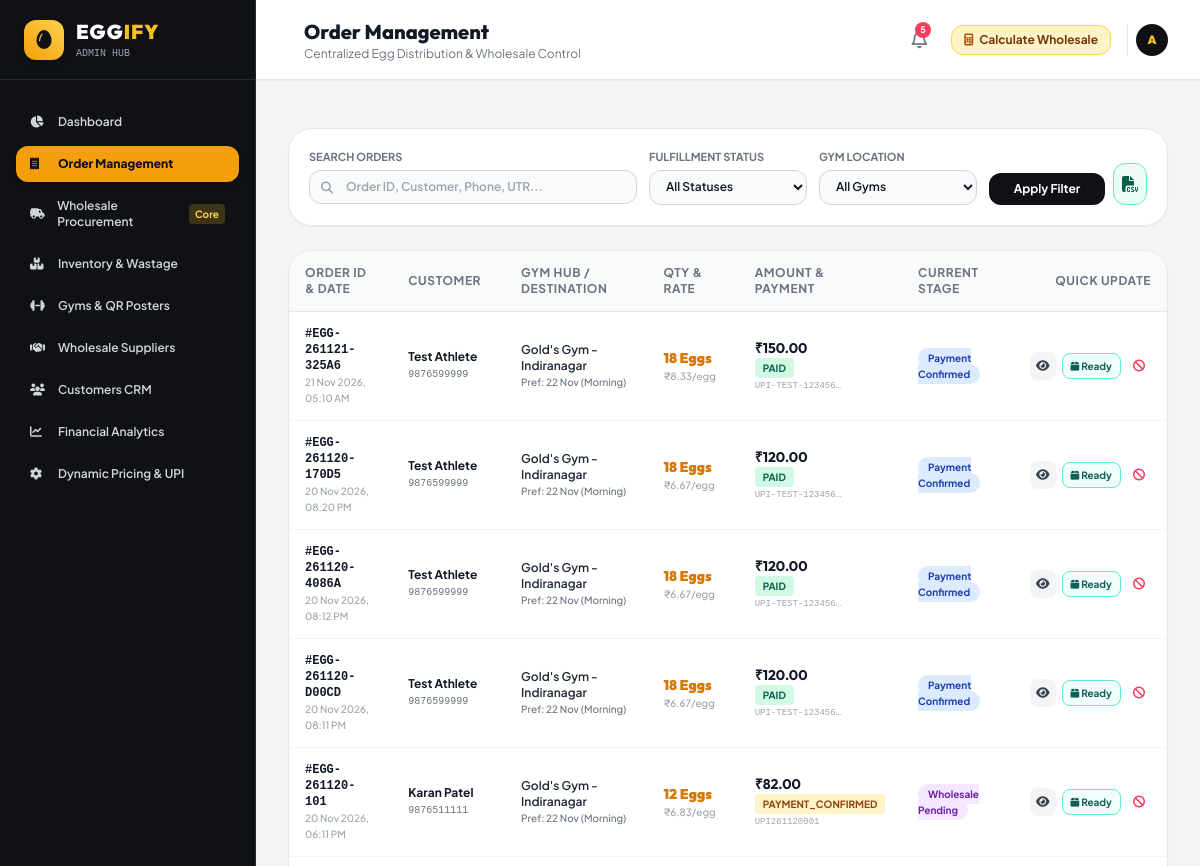
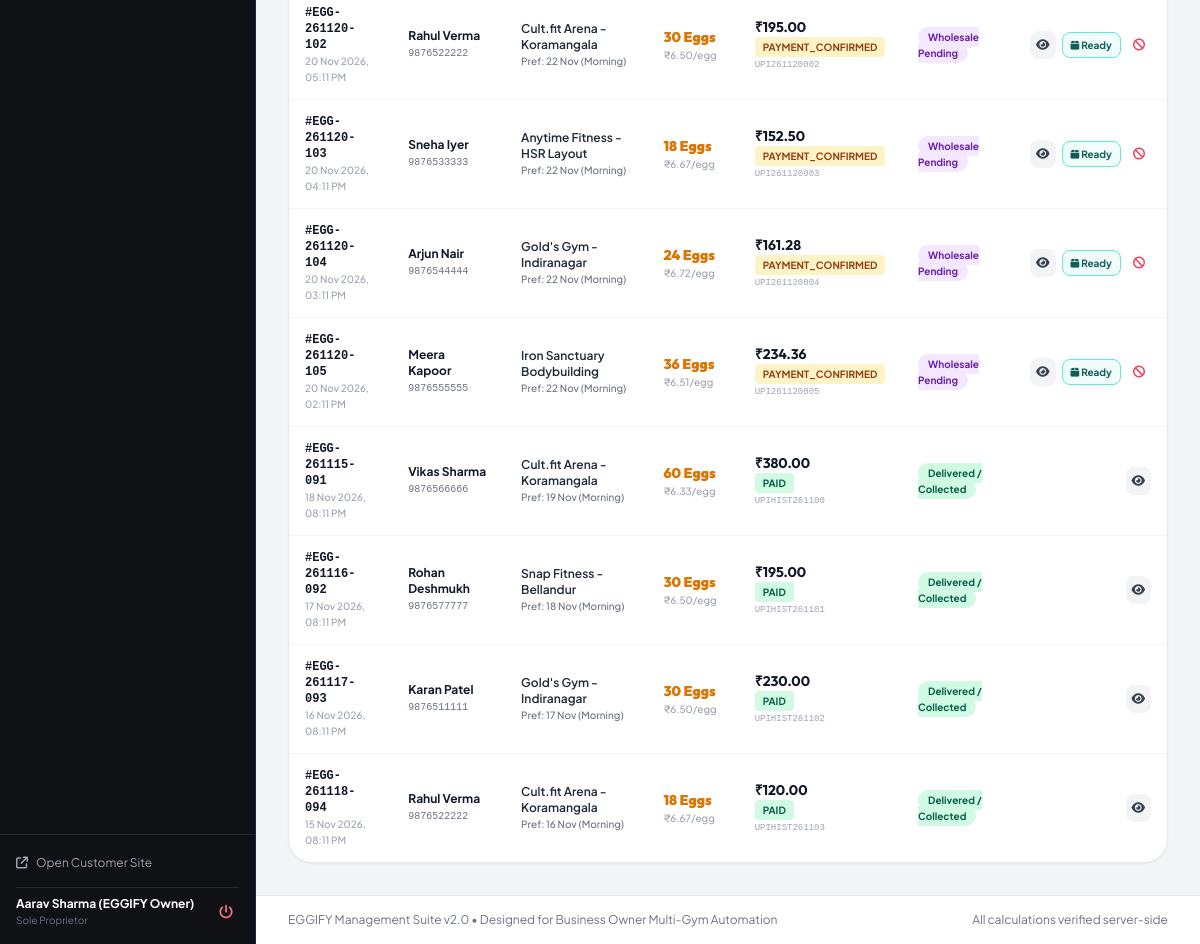
Page /admin/orders (signed in) on the committed database (2 pictures, top to bottom).
### models.py (models this page shows, shortened)
class Order(db.Model):
    __tablename__ = 'orders'
    id = db.Column(db.Integer, primary_key=True)
    order_code = db.Column(db.String(40), unique=True, nullable=False, index=True) # e.g. EGG-202611-1001
    customer_id = db.Column(db.Integer, db.ForeignKey('customers.id'), nullable=True)
    customer_name = db.Column(db.String(120), nullable=False)
    customer_phone = db.Column(db.String(20), nullable=False, index=True)
    customer_email = db.Column(db.String(120), nullable=True)
    gym_id = db.Column(db.Integer, db.ForeignKey('gyms.id'), nullable=True)
    delivery_type = db.Column(db.String(32), default='gym_pickup') # 'gym_pickup' or 'home_delivery'
    delivery_address = db.Column(db.Text, nullable=True)
    delivery_distance_km = db.Column(db.Float, default=0.0)
    egg_quantity = db.Column(db.Integer, nullable=False)
    package_type = db.Column(db.String(32), default='custom') # 6, 12, 18, 30, 60, custom
    price_per_egg = db.Column(db.Float, nullable=False)
    eggs_subtotal = db.Column(db.Float, nullable=False)
    delivery_charge = db.Column(db.Float, default=0.0)
    total_amount = db.Column(db.Float, nullable=False)
    preferred_date = db.Column(db.Date, nullable=False)
    preferred_time_slot = db.Column(db.String(50), default='Morning (6 AM - 9 AM)')
    payment_method = db.Column(db.String(32), default='UPI') # UPI, GPAY, PHONEPE, CARD
    payment_status = db.Column(db.String(32), default='PENDING', index=True) # PENDING, PAID, FAILED, REFUNDED
    transaction_id = db.Column(db.String(100), nullable=True) # UPI UTR / Gateway Ref
    payment_verified_at = db.Column(db.DateTime, nullable=True)
    order_status = db.Column(db.String(40), default='ORDER_RECEIVED', index=True)
    batch_id = db.Column(db.Integer, db.ForeignKey('purchase_batches.id'), nullable=True)
    customer_notes = db.Column(db.Text, nullable=True)
    admin_notes = db.Column(db.Text, nullable=True)
    created_at = db.Column(db.DateTime, default=utcnow)
    updated_at = db.Column(db.DateTime, default=utcnow, onupdate=utcnow)
    @property
    def status_badge_class(self):
        mapping = {
            'ORDER_RECEIVED': 'bg-amber-100 text-amber-800 border-amber-300',
            'PAYMENT_CONFIRMED': 'bg-blue-100 text-blue-800 border-blue-300',
            'WHOLESALE_PENDING': 'bg-purple-100 text-purple-800 border-purple-300',
            'EGGS_PURCHASED': 'bg-indigo-100 text-indigo-800 border-indigo-300',
            'READY_FOR_COLLECTION': 'bg-teal-100 text-teal-800 border-teal-300',
            'DELIVERED': 'bg-emerald-100 text-emerald-800 border-emerald-300',
            'CANCELLED': 'bg-rose-100 text-rose-800 border-rose-300'
        }
        return mapping.get(self.order_status, 'bg-gray-100 text-gray-800')
    @property
    def status_human_label(self):
        mapping = {
            'ORDER_RECEIVED': 'Order Received',
            'PAYMENT_CONFIRMED': 'Payment Confirmed',
            'WHOLESALE_PENDING': 'Wholesale Pending',
            'EGGS_PURCHASED': 'Eggs Purchased',
            'READY_FOR_COLLECTION': 'Ready for Collection',
            'DELIVERED': 'Delivered / Collected',
            'CANCELLED': 'Cancelled / Refunded'
        }
        return mapping.get(self.order_status, self.order_status)

class Gym(db.Model):
    __tablename__ = 'gyms'
    id = db.Column(db.Integer, primary_key=True)
    gym_code = db.Column(db.String(32), unique=True, nullable=False, index=True) # e.g. GYM001, GOLDS-BLR
    name = db.Column(db.String(150), nullable=False)
    address = db.Column(db.String(255), nullable=False)
    city = db.Column(db.String(100), default='Bangalore')
    contact_person = db.Column(db.String(120), nullable=True)
    phone = db.Column(db.String(20), nullable=True)
    is_active = db.Column(db.Boolean, default=True)
    qr_filename = db.Column(db.String(255), nullable=True)
    notes = db.Column(db.Text, nullable=True)
    created_at = db.Column(db.DateTime, default=utcnow)
    orders = db.relationship('Order', backref='gym', lazy='dynamic')

### routes/admin.py (the view, shortened to what this page needs)
@admin_bp.route('/orders')
@admin_required
def orders():
    status_filter = request.args.get('status', '').strip()
    payment_filter = request.args.get('payment', '').strip()
    gym_filter = request.args.get('gym_id', type=int)
    search_query = request.args.get('search', '').strip()
    query = Order.query
    if status_filter:
        query = query.filter_by(order_status=status_filter)
    if payment_filter:
        query = query.filter_by(payment_status=payment_filter)
    if gym_filter:
        query = query.filter_by(gym_id=gym_filter)
    orders_list = query.order_by(Order.created_at.desc()).all()
    all_gyms = Gym.query.order_by(Gym.name).all()
    return render_template(
        'admin/orders.html',
        orders=orders_list,
        all_gyms=all_gyms,
        current_status=status_filter,
        current_payment=payment_filter,
        current_gym=gym_filter,
        search_query=search_query
    )

### templates/admin/orders.html (shortened to what this page needs)
{% extends 'admin/layout.html' %}
{% block page_title %}Order Management{% endblock %}
{% block content %}
<div class="space-y-6">
    <div class="bg-white p-5 rounded-3xl border border-gray-200 shadow-sm space-y-4">
        <form method="GET" action="{{ url_for('admin.orders') }}" class="grid grid-cols-1 sm:grid-cols-2 lg:grid-cols-5 gap-3">
            <div class="lg:col-span-2">
                <label for="search" class="block text-[11px] font-bold text-gray-500 uppercase mb-1">Search Orders</label>
                <div class="relative">
                    <span class="absolute left-3 top-2.5 text-gray-400 text-xs"><i class="fa-solid fa-magnifying-glass"></i></span>
                    <input type="text" name="search" id="search" value="{{ search_query }}" placeholder="Order ID, Customer, Phone, UTR..." class="w-full bg-gray-50 border border-gray-300 rounded-xl pl-9 pr-3 py-2 text-xs font-semibold focus:ring-2 focus:ring-amber-500 focus:outline-none">
                </div>
            </div>
            <div>
                <label for="status" class="block text-[11px] font-bold text-gray-500 uppercase mb-1">Fulfillment Status</label>
                <select name="status" id="status" class="w-full bg-gray-50 border border-gray-300 rounded-xl px-3 py-2 text-xs font-semibold focus:ring-2 focus:ring-amber-500 focus:outline-none">
                    <option value="">All Statuses</option>
                </select>
            </div>
            <div>
                <label for="gym_id" class="block text-[11px] font-bold text-gray-500 uppercase mb-1">Gym Location</label>
                <select name="gym_id" id="gym_id" class="w-full bg-gray-50 border border-gray-300 rounded-xl px-3 py-2 text-xs font-semibold focus:ring-2 focus:ring-amber-500 focus:outline-none">
                    <option value="">All Gyms</option>
                </select>
            </div>
            <div class="flex items-end space-x-2">
                <button type="submit" class="flex-1 py-2 bg-egg-dark hover:bg-gray-800 text-white font-bold rounded-xl text-xs transition">
                    Apply Filter
                </button>
                <a href="{{ url_for('admin.export_orders') }}" class="p-2 bg-emerald-50 hover:bg-emerald-100 text-emerald-800 border border-emerald-300 rounded-xl text-xs font-bold transition flex items-center justify-center" title="Export Orders to CSV">
                    <i class="fa-solid fa-file-csv text-base"></i>
                </a>
            </div>
        </form>
    </div>
    <div class="bg-white rounded-3xl border border-gray-200 shadow-sm overflow-hidden">
        <div class="overflow-x-auto">
            <table class="w-full text-left text-xs">
                <thead class="bg-gray-50 text-gray-500 font-bold uppercase tracking-wider border-b border-gray-200">
                    <tr>
                        <th class="py-3.5 px-4">Order ID & Date</th>
                        <th class="py-3.5 px-4">Customer</th>
                        <th class="py-3.5 px-4">Gym Hub / Destination</th>
                        <th class="py-3.5 px-4">Qty & Rate</th>
                        <th class="py-3.5 px-4">Amount & Payment</th>
                        <th class="py-3.5 px-4">Current Stage</th>
                        <th class="py-3.5 px-4 text-right">Quick Update</th>
                    </tr>
                </thead>
                <tbody class="divide-y divide-gray-100 font-medium">
                    {% for o in orders %}
                    <tr class="hover:bg-gray-50/80 transition">
                        <td class="py-3.5 px-4">
                            <span class="font-mono font-bold text-gray-900 block">#{{ o.order_code }}</span>
                            <span class="text-[10px] text-gray-400">{{ o.created_at.strftime('%d %b %Y, %I:%M %p') }}</span>
                        </td>
                        <td class="py-3.5 px-4">
                            <span class="font-bold text-gray-900 block">{{ o.customer_name }}</span>
                            <span class="text-[10px] text-gray-500 font-mono">{{ o.customer_phone }}</span>
                        </td>
                        <td class="py-3.5 px-4">
                            <span class="font-semibold text-gray-800 block">{{ o.gym.name if o.gym else 'Home Delivery' }}</span>
                            <span class="text-[10px] text-gray-500 block">Pref: {{ o.preferred_date.strftime('%d %b') }} ({{ o.preferred_time_slot[:7] }})</span>
                        </td>
                        <td class="py-3.5 px-4">
                            <span class="font-black text-amber-600 font-outfit text-sm block">{{ o.egg_quantity }} Eggs</span>
                            <span class="text-[10px] text-gray-400">₹{{ "%.2f"|format(o.price_per_egg) }}/egg</span>
                        </td>
                        <td class="py-3.5 px-4">
                            <span class="font-bold text-gray-900 font-outfit text-sm block">₹{{ "%.2f"|format(o.total_amount) }}</span>
                            <span class="inline-block px-2 py-0.5 rounded text-[10px] font-bold {% if o.payment_status == 'PAID' %}bg-emerald-100 text-emerald-800{% else %}bg-amber-100 text-amber-800{% endif %}">
                                {{ o.payment_status }}
                            </span>
                            {% if o.transaction_id %}
                            <span class="text-[9px] text-gray-400 block font-mono truncate max-w-[90px]">{{ o.transaction_id }}</span>
                            {% endif %}
                        </td>
                        <td class="py-3.5 px-4">
                            <span class="px-2.5 py-1 rounded-full text-[10px] font-bold {{ o.status_badge_class }}">
                                {{ o.status_human_label }}
                            </span>
                        </td>
                        <td class="py-3.5 px-4 text-right space-x-1 whitespace-nowrap">
                            <button onclick="viewOrderDetails({{ o.id }})" class="p-1.5 bg-gray-100 hover:bg-gray-200 text-gray-700 rounded-lg transition" title="View Full Details">
                                <i class="fa-solid fa-eye text-xs"></i>
                            </button>
                            {% if o.order_status in ['ORDER_RECEIVED', 'PAYMENT_CONFIRMED', 'WHOLESALE_PENDING', 'EGGS_PURCHASED'] %}
                            <form action="{{ url_for('admin.update_order_status', order_id=o.id) }}" method="POST" class="inline">
                                <button type="submit" class="px-2 py-1 bg-teal-50 hover:bg-teal-100 text-teal-800 font-bold rounded-lg border border-teal-300 text-[10px] transition" title="Mark Ready at Gym Desk">
                                    <i class="fa-solid fa-box"></i> Ready
                                </button>
                            </form>
                            {% endif %}
                            {% if o.order_status not in ['DELIVERED', 'CANCELLED'] %}
                            <form action="{{ url_for('admin.update_order_status', order_id=o.id) }}" method="POST" class="inline" onsubmit="return confirm('Cancel this order and release stock?')">
                                <button type="submit" class="p-1.5 text-rose-500 hover:text-rose-700 rounded-lg hover:bg-rose-50 transition" title="Cancel Order">
                                    <i class="fa-solid fa-ban text-xs"></i>
                                </button>
                            </form>
                            {% endif %}
                        </td>
                    </tr>
                    {% else %}
                    <tr>
                        <td colspan="7" class="py-8 text-center text-gray-400">No orders match the selected filters.</td>
                    </tr>
                    {% endfor %}
                </tbody>
            </table>
        </div>
    </div>
</div>
{% endblock %}

### rows in the picture
Order: order_code "EGG-261121-325A6", created_at "21 Nov 2026, 05:10 AM", customer_name "Test Athlete", customer_phone "9876599999", gym "Gold's Gym - Indiranagar", preferred_date "22 Nov", preferred_time_slot "Morning", egg_quantity "18", price_per_egg "8.33", total_amount "150.00", payment_status "PAID", transaction_id "UPI-TEST-123456…", status_human_label "Payment Confirmed"
Order: order_code "EGG-261120-170D5", created_at "20 Nov 2026, 08:20 PM", customer_name "Test Athlete", customer_phone "9876599999", gym "Gold's Gym - Indiranagar", preferred_date "22 Nov", preferred_time_slot "Morning", egg_quantity "18", price_per_egg "6.67", total_amount "120.00", payment_status "PAID", transaction_id "UPI-TEST-123456…", status_human_label "Payment Confirmed"
Order: order_code "EGG-261120-4086A", created_at "20 Nov 2026, 08:12 PM", customer_name "Test Athlete", customer_phone "9876599999", gym "Gold's Gym - Indiranagar", preferred_date "22 Nov", preferred_time_slot "Morning", egg_quantity "18", price_per_egg "6.67", total_amount "120.00", payment_status "PAID", transaction_id "UPI-TEST-123456…", status_human_label "Payment Confirmed"
Order: order_code "EGG-261120-D00CD", created_at "20 Nov 2026, 08:11 PM", customer_name "Test Athlete", customer_phone "9876599999", gym "Gold's Gym - Indiranagar", preferred_date "22 Nov", preferred_time_slot "Morning", egg_quantity "18", price_per_egg "6.67", total_amount "120.00", payment_status "PAID", transaction_id "UPI-TEST-123456…", status_human_label "Payment Confirmed"
Order: order_code "EGG-261120-101", created_at "20 Nov 2026, 06:11 PM", customer_name "Karan Patel", customer_phone "9876511111", gym "Gold's Gym - Indiranagar", preferred_date "22 Nov", preferred_time_slot "Morning", egg_quantity "12", price_per_egg "6.83", total_amount "82.00", payment_status "PAYMENT_CONFIRMED", transaction_id "UPI261120001", status_human_label "Wholesale Pending"
Order: order_code "EGG-261120-102", created_at "20 Nov 2026, 05:11 PM", customer_name "Rahul Verma", customer_phone "9876522222", gym "Cult.fit Arena - Koramangala", preferred_date "22 Nov", preferred_time_slot "Morning", egg_quantity "30", price_per_egg "6.50", total_amount "195.00", payment_status "PAYMENT_CONFIRMED", transaction_id "UPI261120002", status_human_label "Wholesale Pending"
Order: order_code "EGG-261120-103", created_at "20 Nov 2026, 04:11 PM", customer_name "Sneha Iyer", customer_phone "9876533333", gym "Anytime Fitness - HSR Layout", preferred_date "22 Nov", preferred_time_slot "Morning", egg_quantity "18", price_per_egg "6.67", total_amount "152.50", payment_status "PAYMENT_CONFIRMED", transaction_id "UPI261120003", status_human_label "Wholesale Pending"
Order: order_code "EGG-261120-104", created_at "20 Nov 2026, 03:11 PM", customer_name "Arjun Nair", customer_phone "9876544444", gym "Gold's Gym - Indiranagar", preferred_date "22 Nov", preferred_time_slot "Morning", egg_quantity "24", price_per_egg "6.72", total_amount "161.28", payment_status "PAYMENT_CONFIRMED", transaction_id "UPI261120004", status_human_label "Wholesale Pending"
Order: order_code "EGG-261120-105", created_at "20 Nov 2026, 02:11 PM", customer_name "Meera Kapoor", customer_phone "9876555555", gym "Iron Sanctuary Bodybuilding", preferred_date "22 Nov", preferred_time_slot "Morning", egg_quantity "36", price_per_egg "6.51", total_amount "234.36", payment_status "PAYMENT_CONFIRMED", transaction_id "UPI261120005", status_human_label "Wholesale Pending"
Order: order_code "EGG-261115-091", created_at "18 Nov 2026, 08:11 PM", customer_name "Vikas Sharma", customer_phone "9876566666", gym "Cult.fit Arena - Koramangala", preferred_date "19 Nov", preferred_time_slot "Morning", egg_quantity "60", price_per_egg "6.33", total_amount "380.00", payment_status "PAID", transaction_id "UPIHIST261100", status_human_label "Delivered / Collected"
Order: order_code "EGG-261116-092", created_at "17 Nov 2026, 08:11 PM", customer_name "Rohan Deshmukh", customer_phone "9876577777", gym "Snap Fitness - Bellandur", preferred_date "18 Nov", preferred_time_slot "Morning", egg_quantity "30", price_per_egg "6.50", total_amount "195.00", payment_status "PAID", transaction_id "UPIHIST261101", status_human_label "Delivered / Collected"
Order: order_code "EGG-261117-093", created_at "16 Nov 2026, 08:11 PM", customer_name "Karan Patel", customer_phone "9876511111", gym "Gold's Gym - Indiranagar", preferred_date "17 Nov", preferred_time_slot "Morning", egg_quantity "30", price_per_egg "6.50", total_amount "230.00", payment_status "PAID", transaction_id "UPIHIST261102", status_human_label "Delivered / Collected"
Order: order_code "EGG-261118-094", created_at "15 Nov 2026, 08:11 PM", customer_name "Rahul Verma", customer_phone "9876522222", gym "Cult.fit Arena - Koramangala", preferred_date "16 Nov", preferred_time_slot "Morning", egg_quantity "18", price_per_egg "6.67", total_amount "120.00", payment_status "PAID", transaction_id "UPIHIST261103", status_human_label "Delivered / Collected"

### other values in the picture
{{ session.get('admin_name', 'Business Owner') }} "Aarav Sharma (EGGIFY Owner)"
{{ unread_notifications_count }} "5"
{{ session.get('admin_name', 'A')[0] }} "A"
